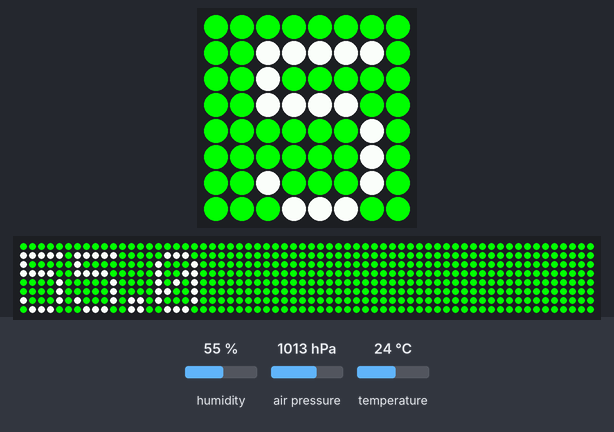
A program run on a simulated Raspberry Pi (BCM pin numbers) with a Sense HAT. On the bench: the Sense HAT's 8×8 RGB LED matrix, a strip that is not on the board, showing the scrolling text unrolled. The inputs (shaded band) are chosen by the test bench; at power-on: temperature 24 °C, humidity 55 %, air pressure 1013 hPa. The 64×8 strip is a reading aid, not a part: it shows the text the matrix is scrolling, unrolled, one strip-width of it at a time.

Above: at 11.45 s.
11.5 s: temperature set to 12 °C
At 13.66 s:
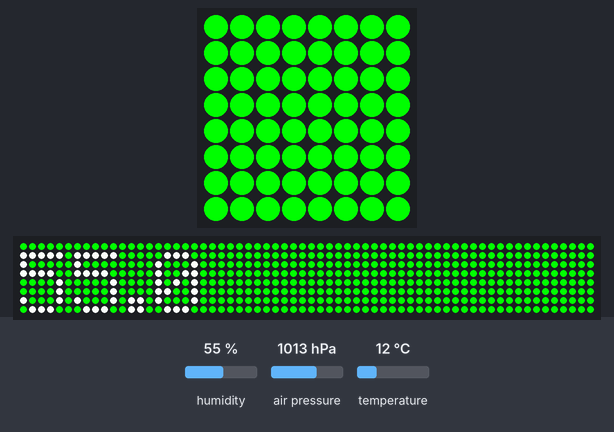
At 14.37 s:
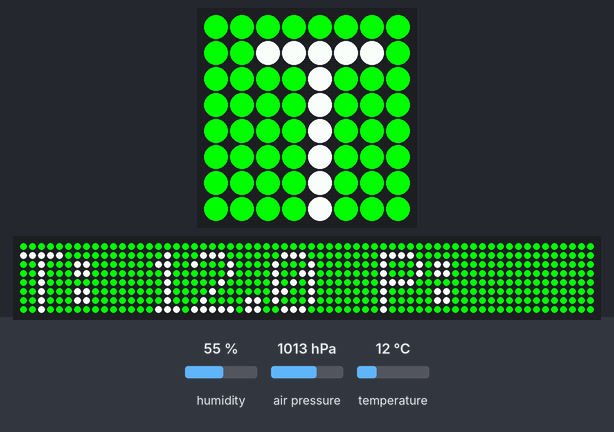
21.7 s: temperature set to 41 °C
At 27.27 s:
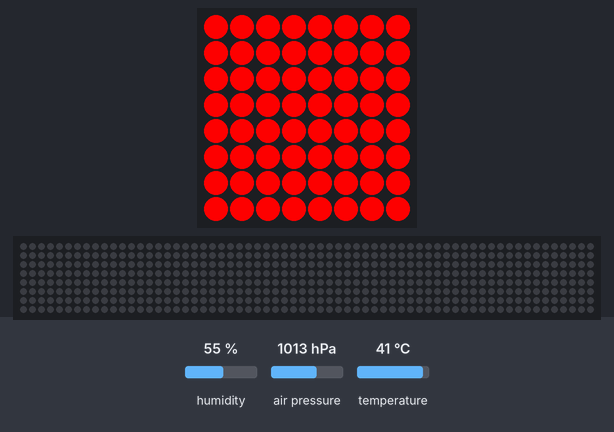

Measured:
- after the input at 21.7 s, the LEDs: first differ from a run without the input after 5.5 s (image 3)

The program:

sense_environment.py
```python
from sense_hat import SenseHat
s = SenseHat()

while True:
    t = s.get_temperature() # Celcius
    p = s.get_pressure()
    h = s.get_humidity()

    t = round(t, 1)
    p = round(p, 1)
    h = round(h, 1)

    if t > 28:
        bg = (255,0,0)
    else:
        bg = (0,255,0)

    msg = "T: {0} P: {1} H: {2}".format(t,p,h)

    s.show_message(msg, back_colour=bg)
```
